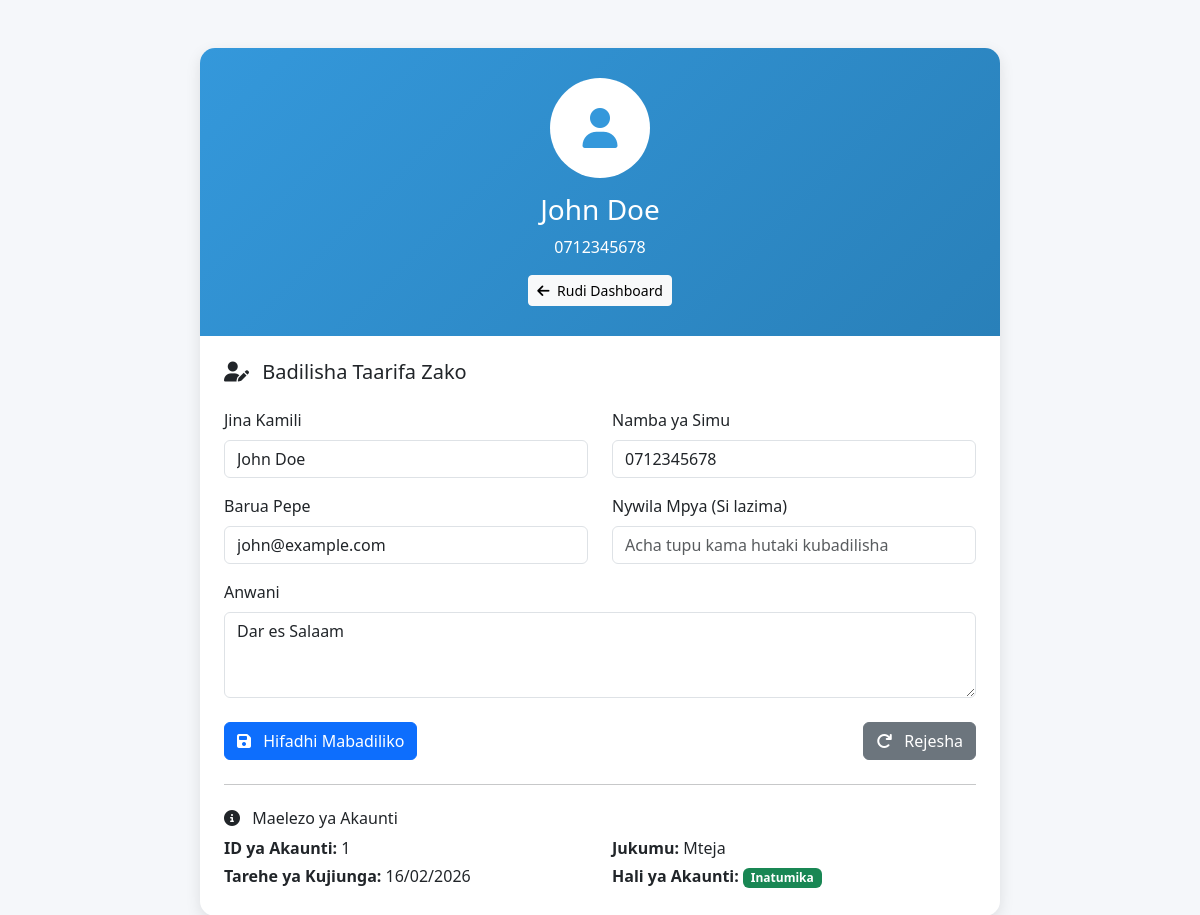
Page /profile.php (signed in) on the committed database.
### tables this page shows
CREATE TABLE customers (
    id INT AUTO_INCREMENT PRIMARY KEY,
    name VARCHAR(100) NOT NULL,
    phone VARCHAR(20) UNIQUE NOT NULL,
    email VARCHAR(100),
    address TEXT,
    password VARCHAR(255),
    role ENUM('customer','admin') DEFAULT 'customer',
    date_created TIMESTAMP DEFAULT CURRENT_TIMESTAMP
);

### profile.php (the view, shortened to what this page needs)
<?php
require 'db.php';
$customer_id = $_SESSION['customer_id'];
$stmt = $conn->prepare("SELECT * FROM customers WHERE id = ?");
$stmt->execute([$customer_id]);
$customer = $stmt->fetch();
?>
<!DOCTYPE html>
<html lang="sw">
<head>
    <link href="https://cdn.jsdelivr.net/npm/bootstrap@5.3.3/dist/css/bootstrap.min.css" rel="stylesheet">
    <link href="https://cdnjs.cloudflare.com/ajax/libs/font-awesome/6.4.0/css/all.min.css" rel="stylesheet">
</head>
<body>
    <div class="container py-5">
        <div class="profile-card">
            <div class="profile-header">
                <div class="profile-avatar">
                    <i class="fas fa-user"></i>
                </div>
                <h3><?php echo htmlspecialchars($customer['name']); ?></h3>
                <p class="mb-0"><?php echo $customer['phone']; ?></p>
                <a href="customer_dashboard.php" class="btn btn-light btn-sm mt-3">
                    <i class="fas fa-arrow-left me-1"></i> Rudi Dashboard
                </a>
            </div>
            <div class="p-4">
                <form method="POST">
                    <h5 class="mb-4"><i class="fas fa-user-edit me-2"></i> Badilisha Taarifa Zako</h5>
                    <div class="row">
                        <div class="col-md-6 mb-3">
                            <label class="form-label">Jina Kamili</label>
                            <input type="text" name="name" class="form-control"
                                   value="<?= htmlspecialchars($customer['name']) ?>" required>
                        </div>
                        <div class="col-md-6 mb-3">
                            <label class="form-label">Namba ya Simu</label>
                            <input type="text" name="phone" class="form-control"
                                   value="<?= htmlspecialchars($customer['phone']) ?>" required>
                        </div>
                    </div>
                    <div class="row">
                        <div class="col-md-6 mb-3">
                            <label class="form-label">Barua Pepe</label>
                            <input type="email" name="email" class="form-control"
                                   value="<?= htmlspecialchars($customer['email']) ?>">
                        </div>
                        <div class="col-md-6 mb-3">
                            <label class="form-label">Nywila Mpya (Si lazima)</label>
                            <input type="password" name="new_password" class="form-control"
                                   placeholder="Acha tupu kama hutaki kubadilisha">
                        </div>
                    </div>
                    <div class="mb-4">
                        <label class="form-label">Anwani</label>
                        <textarea name="address" class="form-control" rows="3"><?= htmlspecialchars($customer['address']) ?></textarea>
                    </div>
                    <div class="d-flex justify-content-between">
                        <button type="submit" class="btn btn-primary">
                            <i class="fas fa-save me-2"></i> Hifadhi Mabadiliko
                        </button>
                        <button type="reset" class="btn btn-secondary">
                            <i class="fas fa-redo me-2"></i> Rejesha
                        </button>
                    </div>
                </form>
                <hr class="my-4">
                <div class="account-info">
                    <h6><i class="fas fa-info-circle me-2"></i> Maelezo ya Akaunti</h6>
                    <div class="row">
                        <div class="col-md-6">
                            <p class="mb-1"><strong>ID ya Akaunti:</strong> <?= $customer['id'] ?></p>
                            <p class="mb-1"><strong>Tarehe ya Kujiunga:</strong> <?= date('d/m/Y', strtotime($customer['date_created'])) ?></p>
                        </div>
                        <div class="col-md-6">
                            <p class="mb-1"><strong>Jukumu:</strong> Mteja</p>
                            <p class="mb-1"><strong>Hali ya Akaunti:</strong> <span class="badge bg-success">Inatumika</span></p>
                        </div>
                    </div>
                </div>
            </div>
        </div>
    </div>
</body>
</html>

### profile.php (style rules this page uses)
body { background: #f5f7fa; font-family: 'Segoe UI', sans-serif; }
.profile-card { max-width: 800px; margin: 0 auto; background: white; border-radius: 15px; box-shadow: 0 5px 15px rgba(0,0,0,0.1); overflow: hidden; }
.profile-header { background: linear-gradient(135deg, #3498db 0%, #2980b9 100%); color: white; padding: 30px; text-align: center; }
.profile-avatar { width: 100px; height: 100px; background: white; border-radius: 50%; display: flex; align-items: center; justify-content: center; margin: 0 auto 15px; color: #3498db; font-size: 40px; }

### rows in the picture
customers: name "John Doe", phone "0712345678", email "john@example.com", address "Dar es Salaam", id "1", date_created "16/02/2026"
